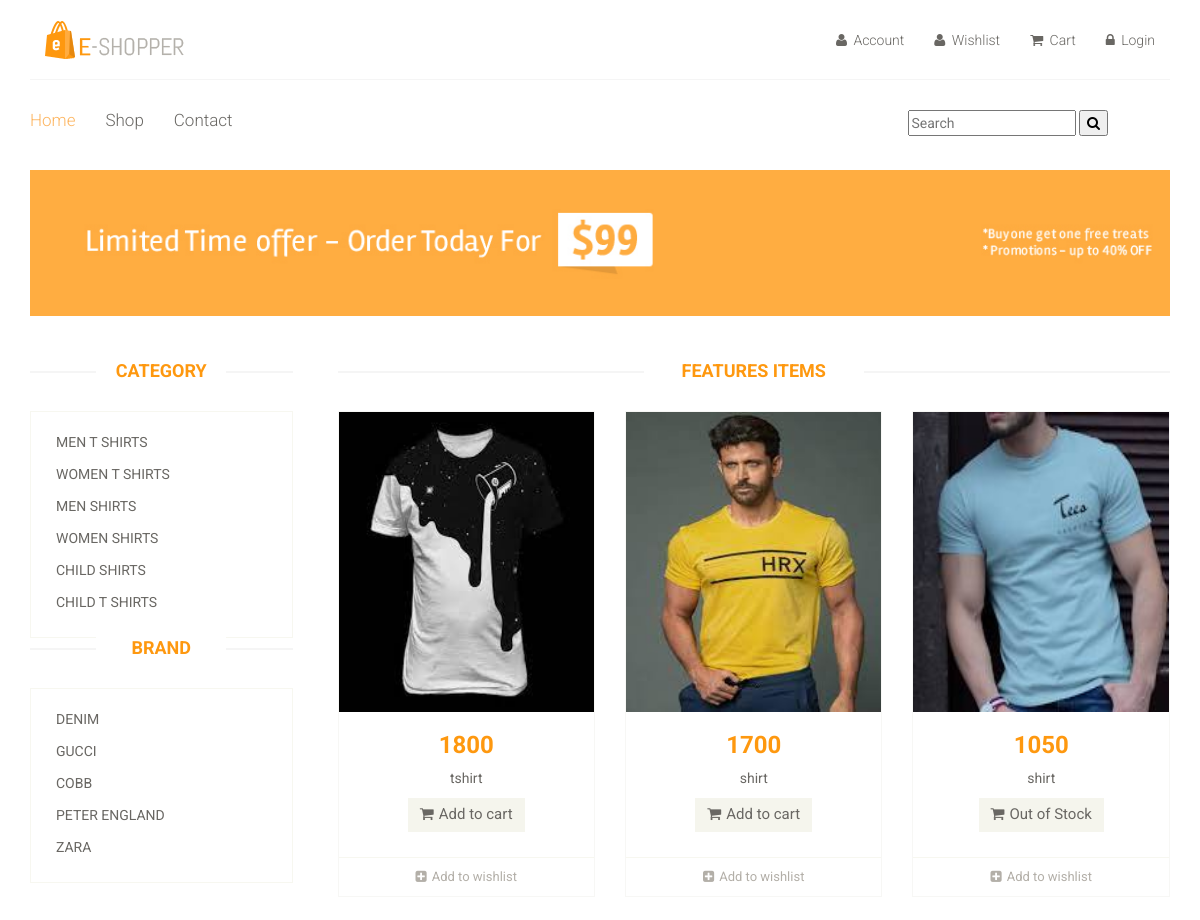
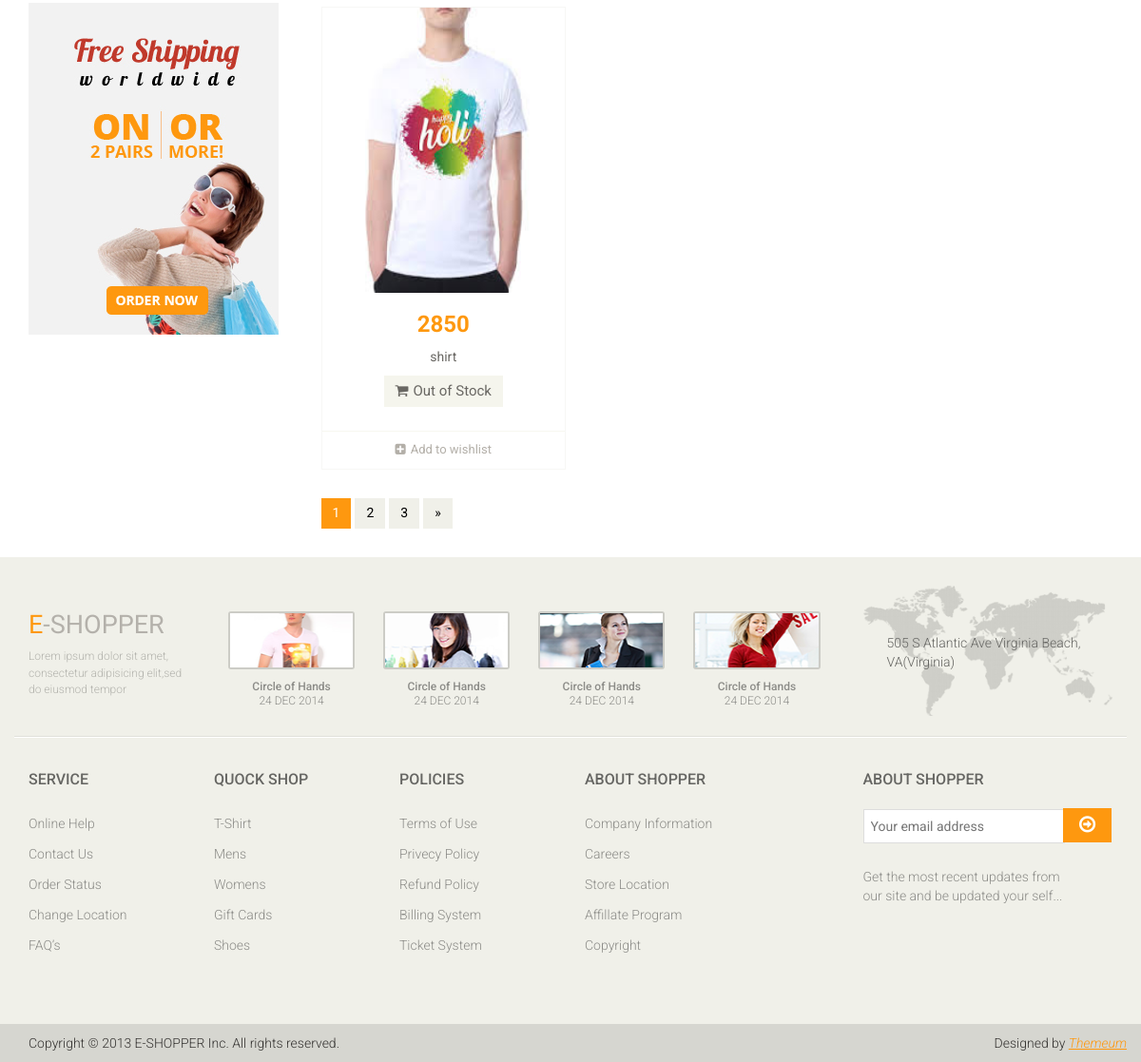
Screenshot of /shop/default/Denim/ with the database file from the repository (2 pictures, top to bottom).
### mainApp/models.py (models this page shows, shortened)
class Category(models.Model):
    name=models.CharField(max_length=50)

class Brand(models.Model):
    name=models.CharField(max_length=50)

class Product(models.Model):
    name= models.CharField(max_length=50)
    desc= models.TextField()
    stock=models.BooleanField(default=False)
    category=models.ForeignKey(Category,on_delete=models.CASCADE)
    brand=models.ForeignKey(Brand,on_delete=models.CASCADE)
    seller=models.ForeignKey(Seller,on_delete=models.CASCADE)
    basePrice=models.IntegerField()
    discount=models.IntegerField(default=0,null=True,blank=True)
    finalPrice=models.IntegerField(default=0,null=True,blank=True)
    red= models.BooleanField(default=False,null=True,blank=True)
    green= models.BooleanField(default=False,null=True,blank=True)
    black= models.BooleanField(default=False,null=True,blank=True)
    white= models.BooleanField(default=False,null=True,blank=True)
    pink= models.BooleanField(default=False,null=True,blank=True)
    xs= models.BooleanField(default=False,null=True,blank=True)
    s= models.BooleanField(default=False,null=True,blank=True)
    l= models.BooleanField(default=False,null=True,blank=True)
    m= models.BooleanField(default=False,null=True,blank=True)
    xl= models.BooleanField(default=False,null=True,blank=True)
    xl= models.BooleanField(default=False,null=True,blank=True)
    img1= models.ImageField(upload_to='images/',default=None,null=True,blank=True)
    img2= models.ImageField(upload_to='images/',default=None,null=True,blank=True)
    img3= models.ImageField(upload_to='images/',default=None,null=True,blank=True)
    img4= models.ImageField(upload_to='images/',default=None,null=True,blank=True)
    img5= models.ImageField(upload_to='images/',default=None,null=True,blank=True)
    date=models.DateTimeField(auto_now=True)

### mainApp/views.py (the view)
# urls.py: path('shop/<str:cat>/<str:br>/',views.shopDetails),
def shopDetails(request,cat,br):
    c=Category.objects.all()
    brand=Brand.objects.all()
    if(cat=="default" and br=="default"):
        p=Product.objects.all()
    elif(not cat=="default" and br=="default"):
        cobj=Category.objects.get(name=cat)
        p=Product.objects.filter(category=cobj)
    elif(cat=="default" and not br=="default"):
        bobj=Brand.objects.get(name=br)
        p=Product.objects.filter(brand=bobj)
    else:
        cobj=Category.objects.get(name=cat)
        bobj=Brand.objects.get(name=br)
        p=Product.objects.filter(brand=bobj,category=cobj)
    return render(request, "shop.html",{
                        "Category":c,
                        "Brand":brand,
                        "Product":p,
                        "Cat":cat,
                        "Br":br})

### mainApp/templates/shop.html (shortened to what this page needs)
{% extends 'index.html' %}
{% load static %}
{% block body %}
	<section id="advertisement">
		<div class="container">
			<img src="{% static 'images/shop/advertisement.jpg' %}" alt="" />
		</div>
	</section>
	<section>
		<div class="container">
			<div class="row">
				<div class="col-sm-3">
					<div class="left-sidebar">
						<div class="brands_products">
							<h2>Category</h2>
							<div class="brands-name">
								<ul class="nav nav-pills nav-stacked">
									{% for i in Category %}
									<li><a href="/shop/{{i.name}}/{{Br}}/">{{i.name}}</a></li>
									{% endfor %}
								</ul>
							</div>
						</div>
						<div class="brands_products">
							<h2>Brand</h2>
							<div class="brands-name">
								<ul class="nav nav-pills nav-stacked">
									{% for i in Brand %}
									<li><a href="/shop/{{Cat}}/{{i.name}}/">{{i.name}}</a></li>
									{% endfor %}
								</ul>
							</div>
						</div>
						<div class="shipping text-center">
							<img src="{% static 'images/home/shipping.jpg' %}" alt="" />
						</div>
					</div>
				</div>
				<div class="col-sm-9 padding-right">
					<div class="features_items">
						<h2 class="title text-center">Features Items</h2>
						{% for i in Product %}
						<div class="col-sm-4">
							<div class="product-image-wrapper">
								<div class="single-products">
									<div class="productinfo text-center">
										<img src="{{i.img1.url}}" height="300px" width="150px" alt="" />
										<h2>{{i.finalPrice}}</h2>
										<p>{{i.name}}</p>
										{% if i.stock %}
										<a href="/product/{{i.id}}/" class="btn btn-default add-to-cart"><i class="fa fa-shopping-cart"></i>Add to cart</a>
										{% else %}
										<a href="/product/{{i.id}}/" class="btn btn-default add-to-cart" style="pointer-events: none"><i class="fa fa-shopping-cart"></i>Out of Stock</a>
										{% endif %}
									</div>
									<div class="product-overlay">
										<div class="overlay-content">
										</div>
									</div>
								</div>
								<div class="choose">
									<ul class="nav nav-pills nav-justified">
										<li><a href="/wishlist/{{i.id}}/"><i class="fa fa-plus-square"></i>Add to wishlist</a></li>
									</ul>
								</div>
							</div>
						</div>
						{% endfor %}
					</div>
						<ul class="pagination">
							<li class="active"><a href="">1</a></li>
							<li><a href="">2</a></li>
							<li><a href="">3</a></li>
							<li><a href="">&raquo;</a></li>
						</ul>
					</div>
				</div>
			</div>
	</section>
{% endblock %}

### mainApp/static/css/main.css (style rules this page uses)
body { font-family: 'Roboto', sans-serif; position: relative; font-weight: 400px; }
ul li { list-style: none; }
a { -webkit-transition: 300ms; transition: 300ms; }
h1, h2, h3, h4, h5, h6 { font-family: 'Roboto', sans-serif; }
.left-sidebar h2, .brands_products h2 { color: #FE980F; font-family: 'Roboto', sans-serif; font-size: 18px; font-weight: 700; margin: 0 auto 30px; text-align: center; text-transform: uppercase; position: relative; z-index: 3; }
.left-sidebar h2:after, h2.title:after { content: " "; position: absolute; border: 1px solid #f5f5f5; bottom: 8px; left: 0; width: 100%; height: 0; z-index: -2; }
.left-sidebar h2:before { content: " "; position: absolute; background: #fff; bottom: -6px; width: 130px; height: 30px; z-index: -1; left: 50%; margin-left: -65px; }
h2.title:before { content: " "; position: absolute; background: #fff; bottom: -6px; width: 220px; height: 30px; z-index: -1; left: 50%; margin-left: -110px; }
.brands-name { border: 1px solid #F7F7F0; padding-bottom: 20px; padding-top: 15px; }
.brands-name .nav-stacked li a { background-color: #FFFFFF; color: #696763; font-family: 'Roboto', sans-serif; font-size: 14px; padding: 5px 25px; text-decoration: none; text-transform: uppercase; }
.shipping { background-color: #F2F2F2; margin-top: 40px; overflow: hidden; padding-top: 20px; position: relative; }
.padding-right { padding-right: 0; }
.features_items { overflow: hidden; }
h2.title { color: #FE980F; font-family: 'Roboto', sans-serif; font-size: 18px; font-weight: 700; margin: 0 15px; text-transform: uppercase; margin-bottom: 30px; position: relative; }
.product-image-wrapper { border: 1px solid #F7F7F5; overflow: hidden; margin-bottom: 30px; }
.single-products { position: relative; }
.productinfo h2 { color: #FE980F; font-family: 'Roboto', sans-serif; font-size: 24px; font-weight: 700; }
.productinfo p { font-family: 'Roboto', sans-serif; font-size: 14px; font-weight: 400; color: #696763; }
.productinfo img { width: 100%; }
.productinfo { position: relative; }
.product-overlay { background: rgba(254, 152, 15, .8); top: 0; display: none; height: 0; position: absolute; -webkit-transition: height 500ms ease 0s; transition: height 500ms ease 0s; width: 100%; display: block; }
.product-overlay .overlay-content { bottom: 0; position: absolute; bottom: 0; text-align: center; width: 100%; }
.add-to-cart { background: #F5F5ED; border: 0 none; border-radius: 0; color: #696763; font-family: 'Roboto', sans-serif; font-size: 15px; margin-bottom: 25px; }
.add-to-cart i { margin-right: 5px; }
.choose { border-top: 1px solid #F7F7F0; }
.choose ul li a { color: #B3AFA8; font-family: 'Roboto', sans-serif; font-size: 13px; padding-left: 0; padding-right: 0; }
.choose ul li a i { margin-right: 5px; }
#advertisement { padding-bottom: 45px; }
#advertisement img { width: 100%; }
.pagination { display: inline-block; margin-bottom: 25px; margin-top: 0; padding-left: 15px; }
.pagination li:first-child a, .pagination li:first-child span { border-bottom-left-radius: 0; border-top-left-radius: 0; margin-left: 0; }
.pagination li:last-child a, .pagination li:last-child span { border-bottom-right-radius: 0; border-top-right-radius: 0; }
.pagination .active a, .pagination .active span, .pagination .active a:hover, .pagination .active span:hover, .pagination .active a:focus, .pagination .active span:focus { background-color: #FE980F; border-color: #FE980F; color: #FFFFFF; cursor: default; z-index: 2; }
.pagination li a, .pagination li span { background-color: #f0f0e9; border: 0; float: left; line-height: 1.42857; margin-left: -1px; padding: 6px 12px; position: relative; text-decoration: none; margin-right: 5px; color: #000; }

### rows the page displays
Category: name "MEN T SHIRTS"
Category: name "WOMEN T SHIRTS"
Category: name "MEN SHIRTS"
Category: name "WOMEN SHIRTS"
Category: name "CHILD SHIRTS"
Category: name "CHILD T SHIRTS"
Brand: name "DENIM"
Brand: name "GUCCI"
Brand: name "COBB"
Brand: name "PETER ENGLAND"
Brand: name "ZARA"
Product: img1 (picture), finalPrice "1800", name "tshirt"
Product: img1 (picture), finalPrice "1700", name "shirt"
Product: img1 (picture), finalPrice "1050", name "shirt"
Product: img1 (picture), finalPrice "2850", name "shirt"
